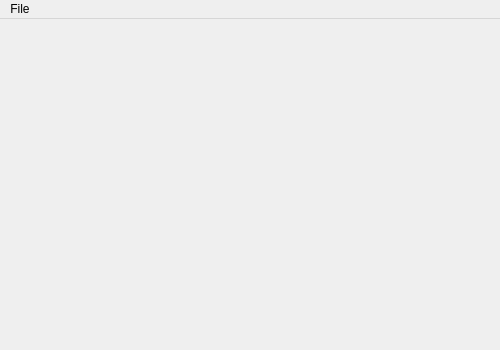
<?xml version="1.0" encoding="UTF-8"?>
<ui version="4.0">
 <class>MainWindow</class>
 <widget class="QMainWindow" name="MainWindow">
  <property name="geometry">
   <rect>
    <x>0</x>
    <y>0</y>
    <width>500</width>
    <height>350</height>
   </rect>
  </property>
  <property name="windowTitle">
   <string>MainWindow</string>
  </property>
  <widget class="QWidget" name="centralWidget">
   <property name="sizePolicy">
    <sizepolicy hsizetype="Expanding" vsizetype="Expanding">
     <horstretch>0</horstretch>
     <verstretch>0</verstretch>
    </sizepolicy>
   </property>
   <layout class="QVBoxLayout" name="verticalLayout">
    <item>
     <layout class="QGridLayout" name="gridLayout">
      <item row="0" column="0">
       <layout class="QVBoxLayout" name="volumesLayout"/>
      </item>
     </layout>
    </item>
   </layout>
  </widget>
  <widget class="QMenuBar" name="menuBar">
   <property name="geometry">
    <rect>
     <x>0</x>
     <y>0</y>
     <width>400</width>
     <height>22</height>
    </rect>
   </property>
   <widget class="QMenu" name="menuFile">
    <property name="title">
     <string>File</string>
    </property>
    <addaction name="actionSettings"/>
    <addaction name="separator"/>
    <addaction name="actionQuit"/>
   </widget>
   <addaction name="menuFile"/>
  </widget>
  <action name="actionQuit">
   <property name="text">
    <string>Quit</string>
   </property>
  </action>
  <action name="actionFile">
   <property name="text">
    <string>Open</string>
   </property>
  </action>
  <action name="actionSettings">
   <property name="text">
    <string>Settings</string>
   </property>
  </action>
 </widget>
 <layoutdefault spacing="6" margin="11"/>
 <resources/>
 <connections/>
</ui>
